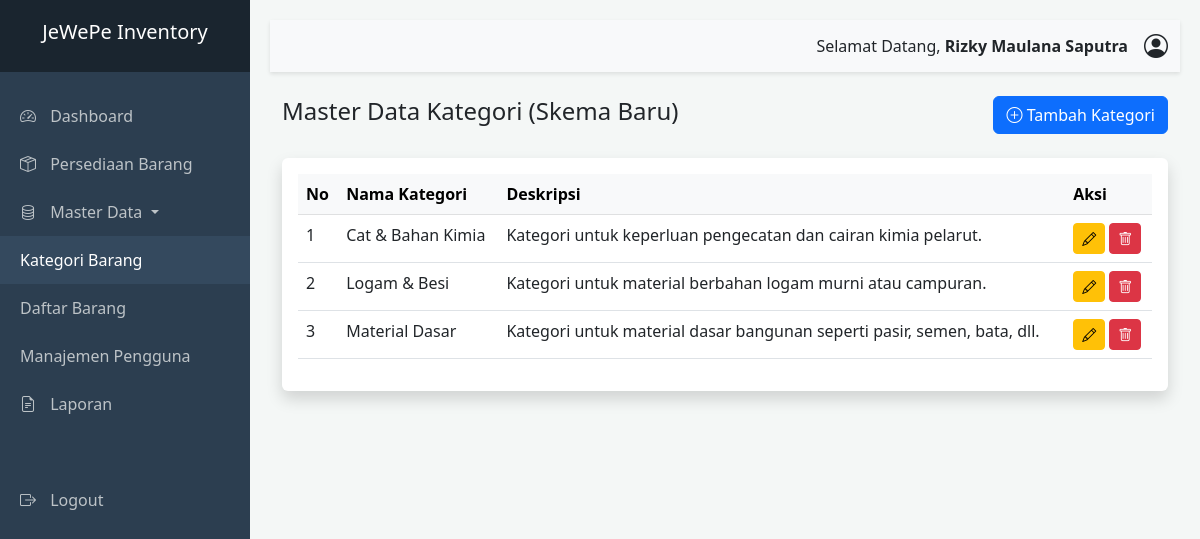
The app's page /index.php?page=kategori (signed in) with its own data.
### tables this page shows
CREATE TABLE categories (
    id BIGINT(20) UNSIGNED NOT NULL AUTO_INCREMENT,
    name VARCHAR(255) NOT NULL,
    description TEXT NULL,
    created_at TIMESTAMP NULL DEFAULT NULL,
    updated_at TIMESTAMP NULL DEFAULT NULL,
    PRIMARY KEY (id)
);

### modules/kategori.php (the view, shortened to what this page needs)
<?php
$categories_list = mysqli_query($conn, "SELECT * FROM categories ORDER BY id DESC");
?>
<div class="d-flex justify-content-between align-items-center mb-4">
    <h4>Master Data Kategori (Skema Baru)</h4>
    <button class="btn btn-primary" data-bs-toggle="modal" data-bs-target="#addModal">
        <i class="bi bi-plus-circle"></i> Tambah Kategori
    </button>
</div>
<div class="card shadow">
    <div class="card-body">
        <div class="table-responsive">
            <table class="table table-hover">
                <thead class="table-light">
                    <tr>
                        <th>No</th>
                        <th>Nama Kategori</th>
                        <th>Deskripsi</th>
                        <th>Aksi</th>
                    </tr>
                </thead>
                <tbody>
                    <?php $no = 1; while($row = mysqli_fetch_assoc($categories_list)): ?>
                    <tr>
                        <td><?= $no++ ?></td>
                        <td><?= $row['name'] ?></td>
                        <td><?= $row['description'] ?: '-' ?></td>
                        <td>
                            <button class="btn btn-sm btn-warning" data-bs-toggle="modal" data-bs-target="#editModal<?= $row['id'] ?>">
                                <i class="bi bi-pencil"></i>
                            </button>
                            <a href="index.php?page=kategori&delete=<?= $row['id'] ?>" class="btn btn-sm btn-danger" onclick="return confirm('Hapus kategori ini?')">
                                <i class="bi bi-trash"></i>
                            </a>
                        </td>
                    </tr>
                    <?php endwhile; ?>
                </tbody>
            </table>
        </div>
    </div>
</div>

### includes/header.php (style rules this page uses)
:root { --sidebar-width: 250px; }
body { font-family: 'Segoe UI', Tahoma, Geneva, Verdana, sans-serif; background-color: #f4f7f6; }
.card { border: none; box-shadow: 0 0.125rem 0.25rem rgba(0, 0, 0, 0.075); }

### records on screen
categories: name "Cat & Bahan Kimia", description "Kategori untuk keperluan pengecatan dan cairan kimia pelarut."
categories: name "Logam & Besi", description "Kategori untuk material berbahan logam murni atau campuran."
categories: name "Material Dasar", description "Kategori untuk material dasar bangunan seperti pasir, semen, bata, dll."

### other values on screen
$_SESSION['nama'] "Rizky Maulana Saputra"
